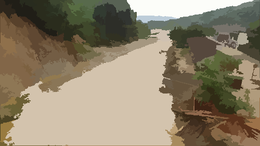
#> input picture researchSaji/programs/results/meanshift500.png, 260 x 146 px, shrunk from 500 x 281 before the run
$ python methods.py   (older library calls are emulated)
#> lines starting #> are read from the running program, lines starting #| are printed output that depends on the picture
#> in label, src is the input picture: shape (146, 260, 3); mean B, G, R 106.9, 129.1, 140.9
import cv2
import numpy as np
import pymeanshift as pms
from PIL import Image
from collections import deque

# [4 lines left out: function meanshift, not called in this run]

def contrastize(rgb_img):
    hsv_img = cv2.cvtColor(rgb_img, cv2.COLOR_BGR2HSV)
#> hsv_img: shape (146, 260, 3); mean H, S, V 24.1, 74.5, 142.6
    h, s, v = cv2.split(hsv_img)
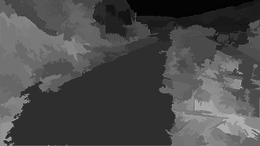
#> s: shape (146, 260); min 0, max 196, mean 74.5

    clahe = cv2.createCLAHE(clipLimit=2.0, tileGridSize=(3, 3))
    new_v = clahe.apply(v)
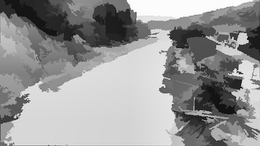
#> new_v: shape (146, 260); min 13, max 255, mean 150.1

    hsv_clahe = cv2.merge((h, s, new_v))
#> hsv_clahe: shape (146, 260, 3); mean H, S, V 24.1, 74.5, 150.1
    new_rgb_img = cv2.cvtColor(hsv_clahe, cv2.COLOR_HSV2BGR)
    return new_rgb_img

def cluster(contrast_img):
    img = Image.fromarray(contrast_img)
    img_q = img.quantize(colors=128, method=0, dither=1)
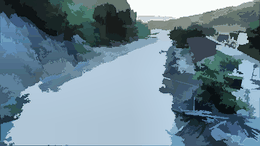
#> img_q: PIL image 260x146 P; mean R, G, B 111.7, 135.2, 148.5
    a = np.asarray(img_q)
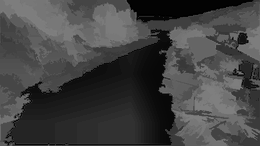
#> a: shape (146, 260); min 0, max 127, mean 66.5
    return np.stack([a]*3, axis=2)

def approximation(pix1, pix2):
    dif = abs(pix1 - pix2)
    # dv = 10
    dv = 15
    return (dif < dv).all()

def neighbours(idx, lim):
    w, h, _ = lim
    i, j = idx
    return sorted([
            (i + n, j + m)
            for n in range(-1, 2)
            for m in range(-1, 2)
            if not (n == 0 and m == 0) and i + n >= 0 and j + m >= 0 and i + n < w and j + m < h
            ])


def relabel(dummy, src, idx, labels, label):
    q = deque([idx])
    while len(q) > 0:
        idx = q.popleft()
        labels[idx] = (label * 5, label * 10, label * 30)
        dummy[idx] = label
        ns = neighbours(idx, src.shape)
        q.extendleft(n for n in ns if approximation(src[n], src[idx]) and dummy[n] == 0)


def label(filename):
    src = cv2.imread(filename)
    if src is None:
        raise Exception
    # (img_shifted, labels, num_seg) = meanshift(src, 12, 3, 200)
    img_shifted = src
    img_cont = contrastize(img_shifted)
    img_cluster = cluster(img_cont)

    h, w, c = src.shape
#> h = 146; w = 260; c = 3
    dummy = np.zeros((h, w), dtype=int)
    labels = np.zeros((h, w, c), dtype=int)
    label = 1

    it = np.nditer(img_cluster, flags=['multi_index'], op_axes=[[0, 1]])
    for n in it:
        if dummy[it.multi_index] == 0:
            relabel(dummy, img_cluster, it.multi_index,labels, label)
            label += 1
#> this loop made 37960 passes
#> n on passes 2 to 4: 118, 118, 122
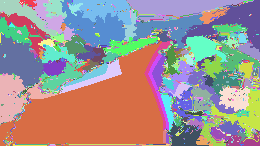
#> dummy: shape (146, 260) int64; 1773 distinct labels, from 1 to 1773; one colour per label, 0 black

    print('label number :',label)
#| label number : 1774
    cv2.imwrite('result.png', labels.astype(np.uint8))
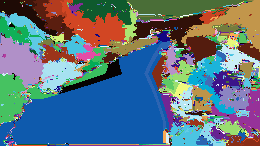
#> saved as result.png: shape (146, 260, 3); mean B, G, R 126.3, 114.3, 91.9
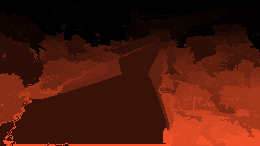
#> labels: shape (146, 260, 3) int64; mean of channels 0, 1, 2 2619, 5238.1, 15714.2; drawn with min black and max white

if __name__ == '__main__':
    label('results/meanshift500.png')
    # [35 lines of commented-out code are left out]

def shortcut1():
  global img
  img = cv2.imread('results/meanshift.png', cv2.IMREAD_COLOR)
def shortcut2():
  global img
  img = cv2.imread('results/meanshift500.png', cv2.IMREAD_COLOR)
def shortcut3():
  global img
  img = cv2.imread('results/meanshift1920.png', cv2.IMREAD_COLOR)

# def contrast():
#   global img
#   hsv = cv2.cvtColor(img, cv2.COLOR_BGR2HSV)
#   h,s,v = cv2.split(hsv)

#   clahe = cv2.createCLAHE(clipLimit=2.0, tileGridSize=(3, 3))
#   result = clahe.apply(v)

#   hsv = cv2.merge((h,s,result))
#   img = cv2.cvtColor(hsv, cv2.COLOR_HSV2BGR)
#   cv2.imwrite("results/contrast.png", img)

# def quantization():
#   global img
#   img = img // 4 * 4
#   cv2.imwrite('results/quantization.png', img)

# def division():
#   global block
#   hs,ws,cnt = 113,200,1

#   if ((h>hs)&(w>ws)):
#     for j in range(0,h,hs):
#       for i in range(0,w,ws):
#         if (((j+hs)<h)&((i+ws)<w)):
#           div = np.zeros((hs,ws,c),dtype=int)
#           div[0:hs,0:ws] = img[j:j+hs,i:i+ws]
#         else:
#           if (((i+ws)>w)&((j+hs)>h)):
#             div = np.zeros((h-j,w-i,c),dtype=int)
#             div[0:h-j,0:w-i] = img[j:h,i:w]
#           elif ((j+hs)>h):
#             div = np.zeros((h-j,ws,c),dtype=int)
#             div[0:h-j,0:ws] = img[j:h,i:i+ws]
#           else:
#             div = np.zeros((hs,w-i,c),dtype=int)
#             div[0:hs,0:w-i] = img[j:j+hs,i:w]
#         cv2.imwrite('results/division/division{}.png'.format(cnt),div)
#         cnt += 1
#   else:
#     cv2.imwrite('results/division/division1.png',img)
#   block = cnt
#   print('block number :',block)

# def clustering():
#   global img
#   im = Image.open('results/contrast.png')
#   im_q = im.quantize(colors=128, method=0, dither=1)
#   im_q.save('results/clustering.png')
#   img = cv2.imread('results/clustering.png', cv2.IMREAD_COLOR)

# def approximation(pix1,pix2):
#   dif = abs(pix1.astype(np.int)-pix2.astype(np.int))
#   d1,d2,d3 = dif[0],dif[1],dif[2]
#   dv = 20
#   # print(dif)
#   if ((d1<dv)&(d2<dv)&(d3<dv)):
#     return True
#   else:
#     return False

# def relabeling(j,i,pix):
#   global _dm,dm,_la,la,label
#   # 同色領域にラベル付与
#   if ((j>=1)&(i>=1)&(j<_la.shape[0]-1)&(i<_la.shape[1]-1)):
#     _dm[j,i] = label
#     la[j-1,i-1] = label*5,label*10,label*30
#     # 8近傍画素で注目画素と同じインデックス取得
#     # idx = np.where(img[j-1:j+2,i-1:i+2]==pix)

#     # すっきりさせたい
#     # # 4近傍
#     # if (approximation(pix,_la[j,i-1])&(_dm[j,i-1]==0)):
#     #   relabeling(j,i-1,pix)
#     # if (approximation(pix,_la[j-1,i])&(_dm[j-1,i]==0)):
#     #   relabeling(j-1,i,pix)
#     # if (approximation(pix,_la[j+1,i])&(_dm[j+1,i]==0)):
#     #   relabeling(j+1,i,pix)
#     # if (approximation(pix,_la[j,i+1])&(_dm[j,i+1]==0)):
#     #   relabeling(j,i+1,pix)

#     # # 4近傍（類似色統合しない）
#     # if ((pix==_la[j,i-1]).all()&(_dm[j,i-1]==0)):
#     #   relabeling(j,i-1,pix)
#     # if ((pix==_la[j-1,i]).all()&(_dm[j-1,i]==0)):
#     #   relabeling(j-1,i,pix)
#     # if ((pix==_la[j+1,i]).all()&(_dm[j+1,i]==0)):
#     #   relabeling(j+1,i,pix)
#     # if ((pix==_la[j,i+1]).all()&(_dm[j,i+1]==0)):
#     #   relabeling(j,i+1,pix)

#     # if (approximation(pix,_la[j,i-1])):
#     #   relabeling(j,i-1,pix)
#     # if (approximation(pix,_la[j-1,i])):
#     #   relabeling(j-1,i,pix)
#     # if (approximation(pix,_la[j+1,i])):
#     #   relabeling(j+1,i,pix)
#     # if (approximation(pix,_la[j,i+1])):
#     #   relabeling(j,i+1,pix)

#     # 8近傍
#     if (approximation(pix,_la[j-1,i-1])&(_dm[j-1,i-1]==0)):
#       relabeling(j-1,i-1,pix)
#     if (approximation(pix,_la[j,i-1])&(_dm[j,i-1]==0)):
#       relabeling(j,i-1,pix)
#     if (approximation(pix,_la[j+1,i-1])&(_dm[j+1,i-1]==0)):
#       relabeling(j+1,i-1,pix)

#     if (approximation(pix,_la[j-1,i])&(_dm[j-1,i]==0)):
#       relabeling(j-1,i,pix)
#     if (approximation(pix,_la[j+1,i])&(_dm[j+1,i]==0)):
#       relabeling(j+1,i,pix)

#     if (approximation(pix,_la[j-1,i+1])&(_dm[j-1,i+1]==0)):
#       relabeling(j-1,i+1,pix)
#     if (approximation(pix,_la[j,i+1])&(_dm[j,i+1]==0)):
#       relabeling(j,i+1,pix)
#     if (approximation(pix,_la[j+1,i+1])&(_dm[j+1,i+1]==0)):
#       relabeling(j+1,i+1,pix)

#     # 8近傍（類似色統合しない）
#     # if ((pix==_la[j-1,i-1]).all()&(_dm[j-1,i-1]==0)):
#     #   relabeling(j-1,i-1,pix)
#     # if ((pix==_la[j,i-1]).all()&(_dm[j,i-1]==0)):
#     #   relabeling(j,i-1,pix)
#     # if ((pix==_la[j+1,i-1]).all()&(_dm[j+1,i-1]==0)):
#     #   relabeling(j+1,i-1,pix)

#     # if ((pix==_la[j-1,i]).all()&(_dm[j-1,i]==0)):
#     #   relabeling(j-1,i,pix)
#     # if ((pix==_la[j+1,i]).all()&(_dm[j+1,i]==0)):
#     #   relabeling(j+1,i,pix)

#     # if ((pix==_la[j-1,i+1]).all()&(_dm[j-1,i+1]==0)):
#     #   relabeling(j-1,i+1,pix)
#     # if ((pix==_la[j,i+1]).all()&(_dm[j,i+1]==0)):
#     #   relabeling(j,i+1,pix)
#     # if ((pix==_la[j+1,i+1]).all()&(_dm[j+1,i+1]==0)):
#     #   relabeling(j+1,i+1,pix)

# def _labeling(div):
#   global _dm,dm,_la,la,label
#   dh,dw = div.shape[0],div.shape[1]
#   _dm,_la,la = np.zeros((dh+2,dw+2),dtype=int),np.zeros((dh+2,dw+2,c),dtype=int),np.zeros((dh,dw,c),dtype=int)

#   _la[1:dh+1,1:dw+1] = div
#   # label = 1

#   # for文でのラスタスキャンを用いない方が好ましい
#   for j in range(1,dh+1):
#     for i in range(1,dw+1):
#       # ダミー配列にラベル付けされている画素ならば処理を行わない
#       if (_dm[j,i]==0):
#         # 注目画素値取得
#         pix = div[j-1,i-1]
#         # ラベリング
#         relabeling(j,i,pix)
#         # ラベル更新
#         label += 1

#   print('label number :',label)

#   dm = np.zeros((dh,dw,c),dtype=int)
#   dm = _dm[1:dh+1,1:dw+1]

#   la = la.astype(np.uint8)

#   return dm,la

# def labeling():
#   global label
#   label,n = 1,block

#   for i in range(1,n+1):
#     div = cv2.imread('results/division/division{}.png'.format(i),cv2.IMREAD_COLOR)
#     d,l = _labeling(div)
#     np.savetxt('results/dummy/dummy{}.txt'.format(i),d,fmt='%d')
#     cv2.imwrite('results/dummy/dummy{}.png'.format(i),d)
#     cv2.imwrite('results/labeling/labeling{}.png'.format(i),l)


# [335 lines left out: functions texture, edge, detection, rejection, integration, evaluation, not called in this run]
